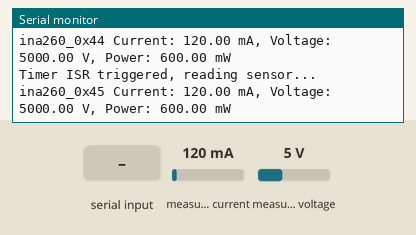
Bench run of a sketch on a simulated STM32 Blue Pill. On the bench: the last lines printed to the serial monitor. The inputs (shaded band) are chosen by the test bench; at power-on: measured current 120 mA, measured voltage 5 V.

Above: at 1.3 s.
1.4 s: "1" received over the second serial link
3.0 s: measured current set to 40 mA
At 3.32 s:
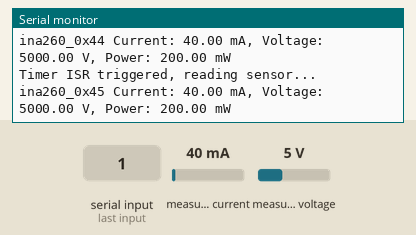
4.5 s: measured voltage set to 0.3 V
At 4.82 s:
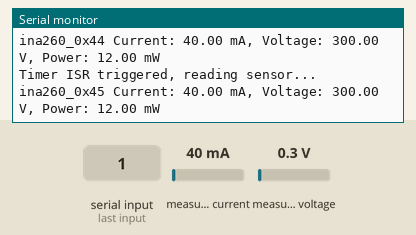
6.0 s: "0" received over the second serial link
7.5 s: measured current set to 500 mA
At 7.82 s:
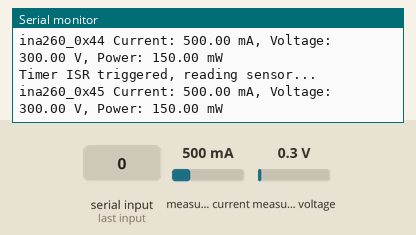
Timing chart, 0 to 10.0 s (numbered marks = the images above; inputs shaded):
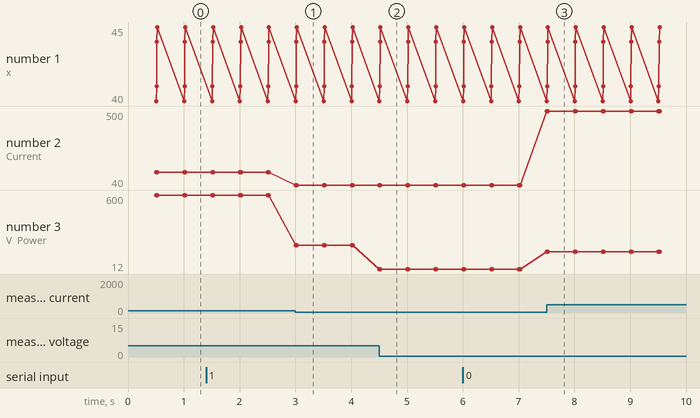

Measured:
- after the input at 3.0 s, the serial monitor: prints a new line at once (image 1)
- after the input at 4.5 s, the serial monitor: prints a new line at once (image 2)
- after the input at 7.5 s, the serial monitor: prints a new line at once (image 3)
- plotted number 2: 40 → 500 after the input at 7.5 s
- plotted number 3: 600 → 200 after the input at 3.0 s, 200 → 12 after the input at 4.5 s, 12 → 150 after the input at 7.5 s

The sketch:

STM32_BMS_Team6_v2.ino
```cpp
#include <Wire.h>
#include <Adafruit_INA260.h>
#include <HardwareSerial.h>
#include <STM32TimerInterrupt.h>

//need to update the code to update global variable and then use an interrupt to check those global variables so that we know when to start cell balancing

// Define Serial2 on PA2 (TX2) and PA3 (RX2)
HardwareSerial Serial2(PA3, PA2);  // RX, TX

// Create instances for each INA260 sensor
Adafruit_INA260 ina260_0x40;
Adafruit_INA260 ina260_0x41;
Adafruit_INA260 ina260_0x44;
Adafruit_INA260 ina260_0x45;

// Volatile flag set by the timer ISR to indicate that it is time to check Serial2
volatile bool serialCheckFlag = false;
volatile bool readINA_1_Flag = false;
volatile bool INA260_0x40_Flag = false;
volatile bool INA260_0x41_Flag = false;
volatile bool INA260_0x44_Flag = false;
volatile bool INA260_0x45_Flag = false;

// Create a timer instance using TIM2 (adjust if needed)
STM32Timer ITimer2(TIM2);

// Timer interrupt service routine (ISR)
void onTimerISR() {
  serialCheckFlag = true;
  INA260_0x40_Flag = true;
  INA260_0x41_Flag = true;
  INA260_0x44_Flag = true;
  INA260_0x45_Flag = true;
}


void setup() {
  // Initialize USB Serial for debugging
  Serial.begin(9600);
  while (!Serial) {
    delay(10); // Wait for Serial Monitor to connect
  }

  // Initialize Serial2 for UART communication
  Serial2.begin(9600);
  if (!ina260_0x40.begin(0x40)) {
    Serial.println("Couldn't find INA260 at 0x40");
    while (1);
  }
  if (!ina260_0x41.begin(0x41)) {
    Serial.println("Couldn't find INA260 at 0x41");
    while (1);
  }
  if (!ina260_0x44.begin(0x44)) {
    Serial.println("Couldn't find INA260 at 0x44");
    while (1);
  }
  if (!ina260_0x45.begin(0x45)) {
    Serial.println("Couldn't find INA260 at 0x45");
    while (1);
  }

  // Start the timer interrupt to trigger every 500,000 microseconds (500 ms)
  if (ITimer2.attachInterruptInterval(500000, onTimerISR)) {
    Serial.println("Timer2 started, checking Serial2 every 500 ms");
  } else {
    Serial.println("Failed to start Timer2");
  }
}


void loop() {
  // If the timer ISR has set the flag, process the Serial2 data
  if (serialCheckFlag) {
    serialCheckFlag = false; // Clear the flag
    readSerial2Data();         // Call the function to read and print Serial2 data
  }

  if (INA260_0x40_Flag) {
    INA260_0x40_Flag = false;  // Clear the flag
    Serial.println("Timer ISR triggered, reading sensor...");
    read_INA260_0x40_values();
  }

  if (INA260_0x41_Flag) {
    INA260_0x41_Flag = false;  // Clear the flag
    Serial.println("Timer ISR triggered, reading sensor...");
    read_INA260_0x41_values();
  }

  if (INA260_0x44_Flag) {
    INA260_0x44_Flag = false;  // Clear the flag
    Serial.println("Timer ISR triggered, reading sensor...");
    read_INA260_0x44_values();
  }
  if (INA260_0x45_Flag) {
    INA260_0x45_Flag = false;  // Clear the flag
    Serial.println("Timer ISR triggered, reading sensor...");
    read_INA260_0x45_values();
  }
}


// Function to read and print data from Serial2
void readSerial2Data() {
  while (Serial2.available() > 0) {
    uint8_t receivedByte = Serial2.read();
    Serial.print("Byte Received: ");
    Serial.println(receivedByte, HEX);
  }
}

void read_INA260_0x40_values() {
  float current_mA = ina260_0x40.readCurrent();     // Current in mA
  float voltage_V  = ina260_0x40.readBusVoltage();    // Voltage in V
  float power_mW   = ina260_0x40.readPower();         // Power in mW

  Serial.print("ina260_0x40 Current: ");
  Serial.print(current_mA);
  Serial.print(" mA, Voltage: ");
  Serial.print(voltage_V);
  Serial.print(" V, Power: ");
  Serial.print(power_mW);
  Serial.println(" mW");
}

void read_INA260_0x41_values() {
  float current_mA = ina260_0x41.readCurrent();     // Current in mA
  float voltage_V  = ina260_0x41.readBusVoltage();    // Voltage in V
  float power_mW   = ina260_0x41.readPower();         // Power in mW

  Serial.print("ina260_0x41 Current: ");
  Serial.print(current_mA);
  Serial.print(" mA, Voltage: ");
  Serial.print(voltage_V);
  Serial.print(" V, Power: ");
  Serial.print(power_mW);
  Serial.println(" mW");
}

void read_INA260_0x44_values() {
  float current_mA = ina260_0x44.readCurrent();     // Current in mA
  float voltage_V  = ina260_0x44.readBusVoltage();    // Voltage in V
  float power_mW   = ina260_0x44.readPower();         // Power in mW

  Serial.print("ina260_0x44 Current: ");
  Serial.print(current_mA);
  Serial.print(" mA, Voltage: ");
  Serial.print(voltage_V);
  Serial.print(" V, Power: ");
  Serial.print(power_mW);
  Serial.println(" mW");
}

void read_INA260_0x45_values() {
  float current_mA = ina260_0x45.readCurrent();     // Current in mA
  float voltage_V  = ina260_0x45.readBusVoltage();    // Voltage in V
  float power_mW   = ina260_0x45.readPower();         // Power in mW

  Serial.print("ina260_0x45 Current: ");
  Serial.print(current_mA);
  Serial.print(" mA, Voltage: ");
  Serial.print(voltage_V);
  Serial.print(" V, Power: ");
  Serial.print(power_mW);
  Serial.println(" mW");
}
```
